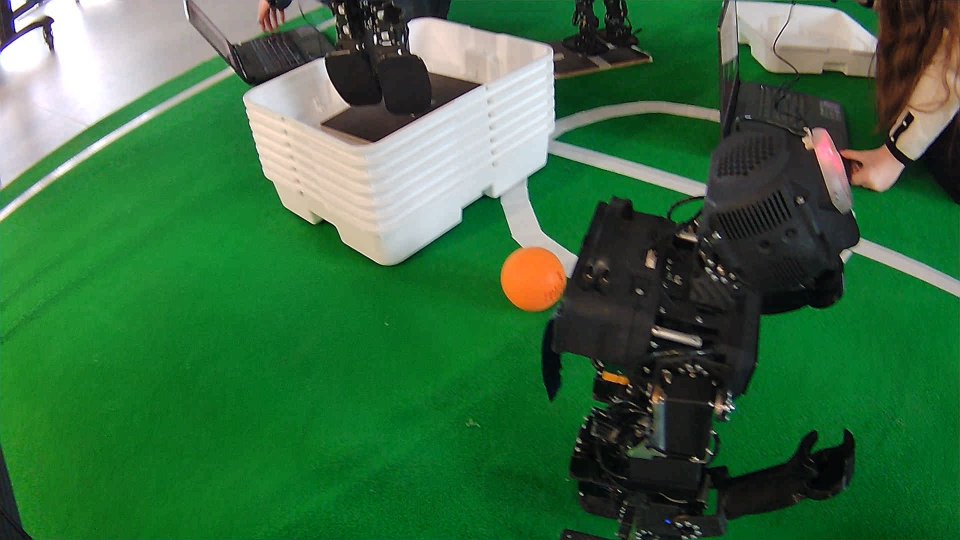
#> input picture Dataset/images/0dad010d-WIN_20241030_10_47_37_Pro.jpg, 1920 x 1080 px, given in place of the camera (shown at 1/2 size)
$ python 4_hsv.py   (older library calls are emulated)
#> lines starting #> are read from the running program, lines starting #| are printed output that depends on the picture; after the words box and inside, x2 and y2 are one past the last pixel; in counts of white or black regions, pixels touching at a corner belong together
# h - hue (цвет)
# s - saturation (насыщенность)
# v - value (яркость)
# l - low (нижняя граница)
# h - high (верхняя граница)
# пример: lh - нижняя граница цвета

import numpy as np
import cv2

cv2.namedWindow("mask")

(lh, ls, lv) = (0, 0, 80)
(hh, hs, hv) = (255, 255, 255)
def nothing(x):
    pass


cv2.createTrackbar("lh", "mask", lh, 255, nothing)
cv2.createTrackbar("ls", "mask", ls, 255, nothing)
cv2.createTrackbar("lv", "mask", lv, 255, nothing)
cv2.createTrackbar("hh", "mask", hh, 255, nothing)
cv2.createTrackbar("hs", "mask", hs, 255, nothing)
cv2.createTrackbar("hv", "mask", hv, 255, nothing)

cam = cv2.VideoCapture(0)

while (True):
    success, frame = cam.read()
#> frame is the input picture: shape (1080, 1920, 3); mean B, G, R 65.6, 109.6, 57

    # [6 lines of commented-out code are left out]

    hsv = cv2.cvtColor(frame, cv2.COLOR_BGR2HSV)
#> hsv: shape (1080, 1920, 3); mean H, S, V 65.9, 147.6, 113.8

    lh = cv2.getTrackbarPos("lh", "mask")
    ls = cv2.getTrackbarPos("ls", "mask")
    lv = cv2.getTrackbarPos("lv", "mask")
    hh = cv2.getTrackbarPos("hh", "mask")
    hs = cv2.getTrackbarPos("hs", "mask")
    hv = cv2.getTrackbarPos("hv", "mask")

    print((lh, ls, lv), (hh, hs, hv))

    mask = cv2.inRange(hsv, (lh, ls, lv), (hh, hs, hv))
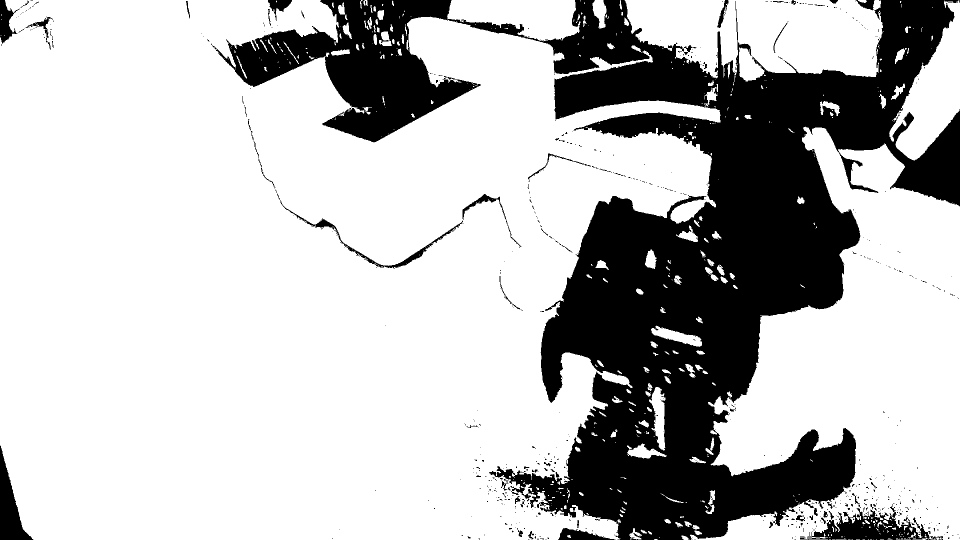
#> mask: shape (1080, 1920) (shown at 1/2 size); 74.2% white; 677 black regions (601 under 20 px), largest, box (x1, y1, x2, y2) and area: (432, 0, 1920, 1080) 508759, (1600, 1016, 1869, 1080) 7567, (0, 891, 67, 1080) 5180

    cv2.imshow("mask", mask)

    connectivity = 4
    # Perform the operation
    output = cv2.connectedComponentsWithStats(mask, connectivity, cv2.CV_32S)

    # Get the results
    # The first cell is the number of labels
    num_labels = output[0]
#> num_labels = 514
    # The second cell is the label matrix
    labels = output[1]
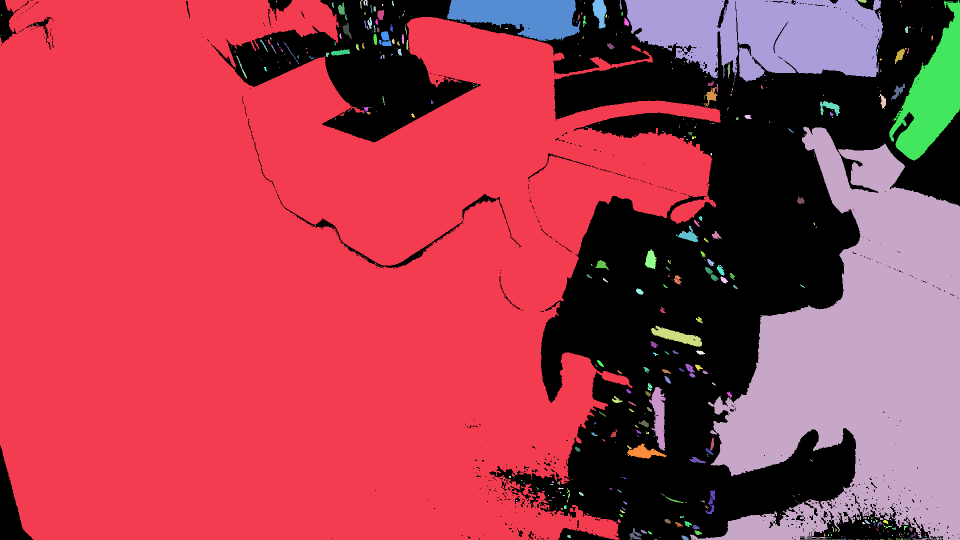
#> labels: shape (1080, 1920) int32 (shown at 1/2 size); 514 distinct labels, from 0 to 513; one colour per label, 0 black
    # The third cell is the stat matrix
    stats = output[2]
#> stats = 514 rows, first 6: [0, 0, 1920, 1080, 535723], [0, 0, 1441, 1080, 1180086], [552, 1, 2, 4, 6], [720, 0, 5, 17, 39], [727, 0, 9, 12, 67], [784, 1, 4, 11, 28]

    filtered = np.zeros_like(mask)

    for i in range(1, num_labels):
        a = stats[i, cv2.CC_STAT_AREA]
        t = stats[i, cv2.CC_STAT_TOP]
        l = stats[i, cv2.CC_STAT_LEFT]
        w = stats[i, cv2.CC_STAT_WIDTH]
        h = stats[i, cv2.CC_STAT_HEIGHT]

        # print(a)

        if (a >= 500):
            filtered[np.where(labels == i)] = 255
            # print(a)

            cv2.putText(frame, str(a), (l, t), cv2.FONT_HERSHEY_SIMPLEX, 1, (255, 0, 0), 2, cv2.LINE_AA)
            cv2.rectangle(frame, (l, t), (l + w, t + h), (0, 255, 0), 2)
#> this loop made 513 passes
#> (a, t, l, w, h) on passes 1 to 3: (1180086, 0, 0, 1441, 1080), (6, 1, 552, 2, 4), (39, 0, 720, 5, 17)
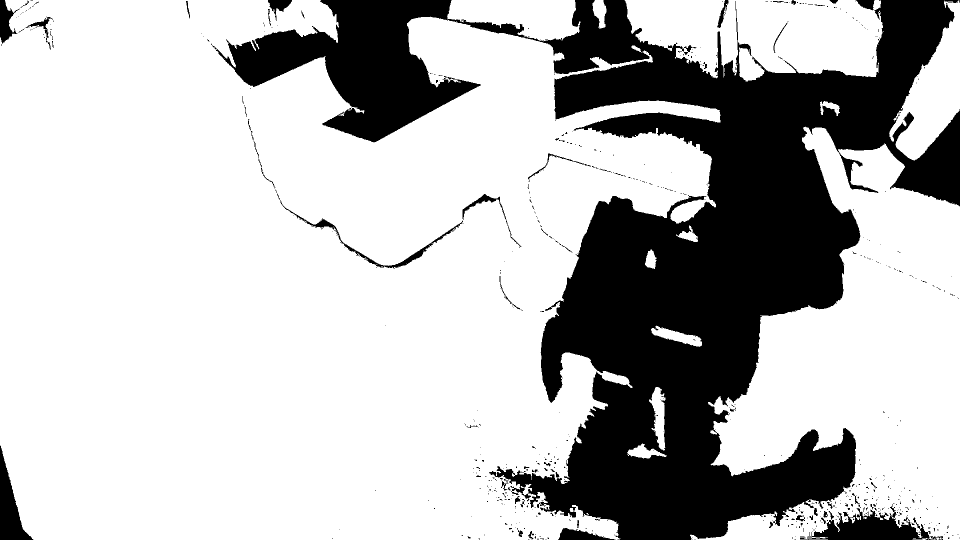
#> filtered: shape (1080, 1920) (shown at 1/2 size); 73.5% white; 656 black regions (580 under 20 px), largest, box (x1, y1, x2, y2) and area: (432, 0, 1920, 1080) 522202, (1600, 1016, 1869, 1080) 8299, (0, 891, 67, 1080) 5180
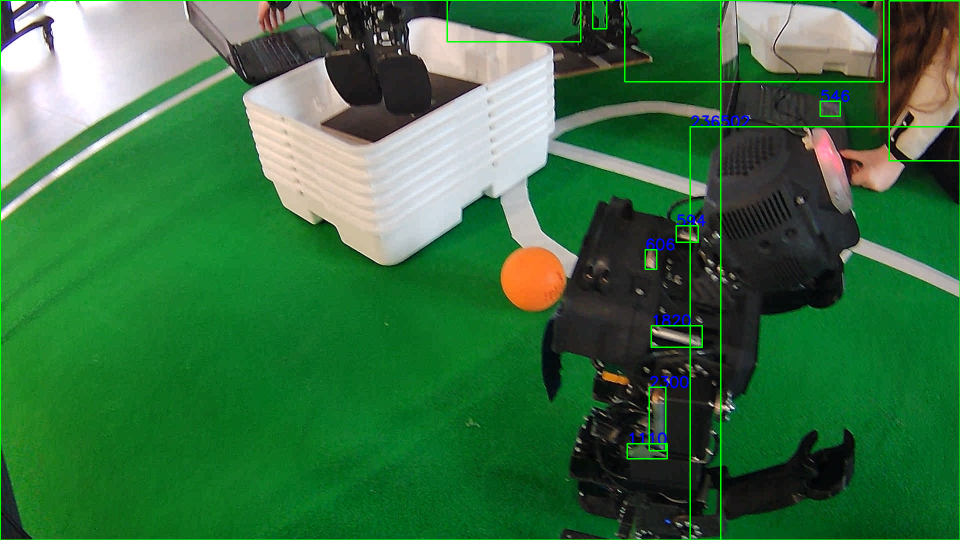
#> frame: shape (1080, 1920, 3) (shown at 1/2 size); 1.53% of pixels changed, all inside (x1, y1, x2, y2) = (0, 0, 1920, 1080)

    # print("=====================")
    # break

    cv2.imshow("frame", frame)
    # cv2.imshow("hsv", hsv[:, :, 0])
    cv2.imshow("filtered", filtered)

    key = cv2.waitKey(280) & 0xFF
#> (key Esc is pressed here)

    if (key == ord(' ')):
        break

cam.release()
cv2.destroyAllWindows()
cv2.waitKey(10)

$ run again, on Dataset/images/1ef44269-WIN_20241030_10_48_18_Pro.jpg
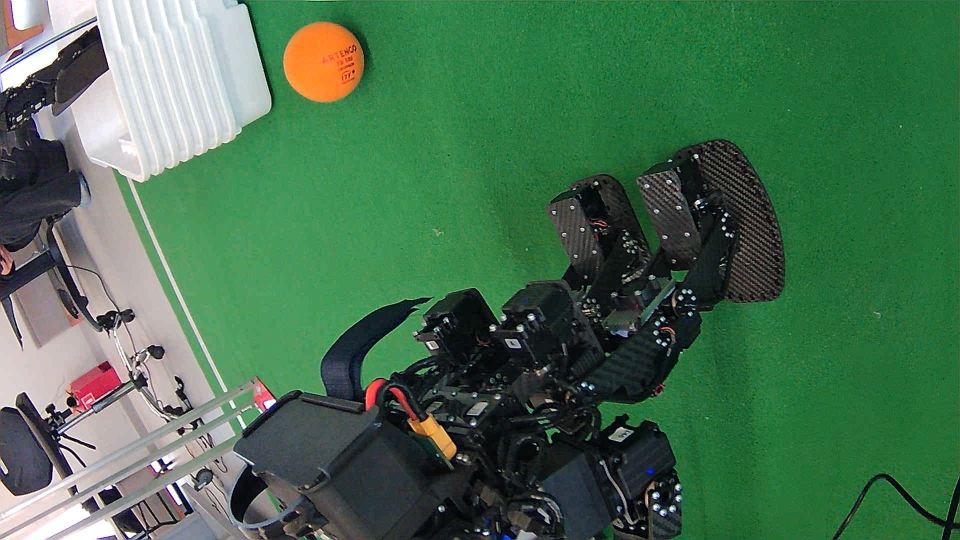
#> input picture Dataset/images/1ef44269-WIN_20241030_10_48_18_Pro.jpg, 1920 x 1080 px, given in place of the camera (shown at 1/2 size)
#> frame is the input picture: shape (1080, 1920, 3); mean B, G, R 81.2, 111.4, 71.9
#> hsv: shape (1080, 1920, 3); mean H, S, V 75.4, 114, 116.1
#> `mask = cv2.inRange(hsv, (lh, ls, lv), (hh, hs, hv))`:
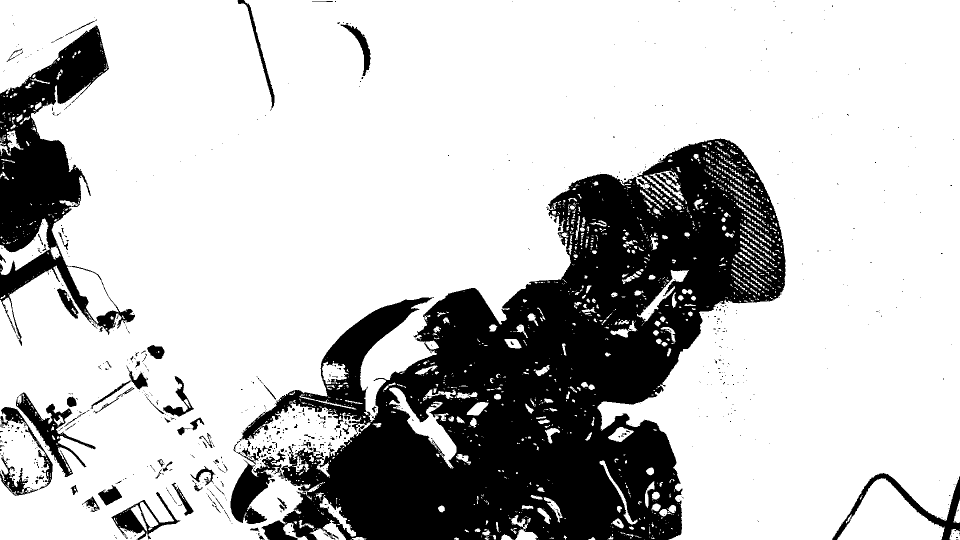
#> mask: shape (1080, 1920) (shown at 1/2 size); 75.9% white; 809 black regions (706 under 20 px), largest, box (x1, y1, x2, y2) and area: (483, 277, 1571, 1080) 402349, (0, 51, 270, 692) 55880, (461, 888, 572, 1048) 6765
#> num_labels = 1425
#> labels: shape (1080, 1920) int32; 1425 distinct labels, from 0 to 1424
#> stats = 1425 rows, first 6: [0, 0, 1920, 1080, 499600], [0, 0, 1920, 1080, 1503538], [191, 55, 1, 1, 1], [193, 59, 2, 1, 2], [195, 64, 2, 6, 8], [170, 67, 1, 1, 1]
#> the loop `for i in range(1, num_labels):` made 1424 passes
#> (a, t, l, w, h) on passes 1 to 3: (1503538, 0, 0, 1920, 1080), (1, 55, 191, 1, 1), (2, 59, 193, 2, 1)
#> after the loop `for i in range(1, num_labels):`:
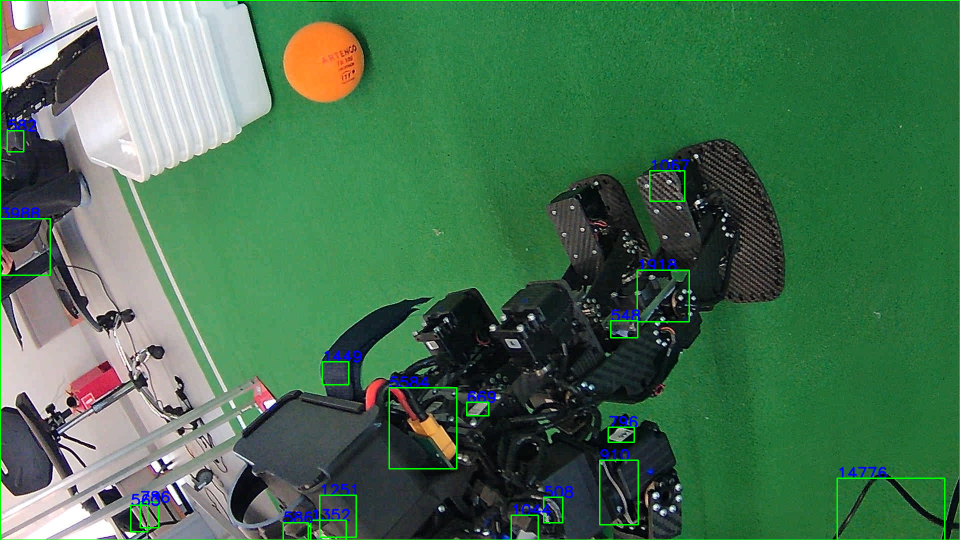
#> frame: shape (1080, 1920, 3) (shown at 1/2 size); 1.78% of pixels changed, all inside (x1, y1, x2, y2) = (0, 0, 1920, 1080)

$ run again, on Dataset/images/387ac387-WIN_20241030_10_47_14_Pro.jpg
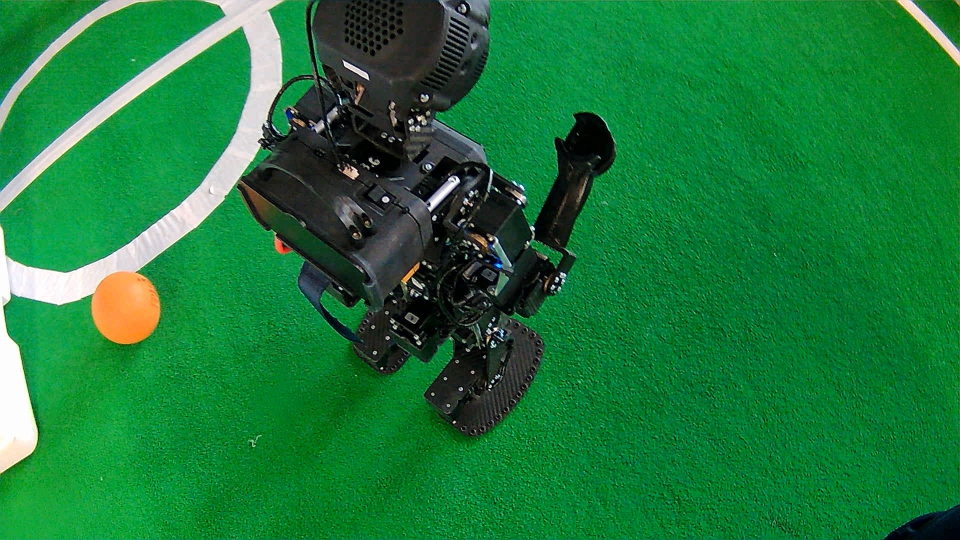
#> input picture Dataset/images/387ac387-WIN_20241030_10_47_14_Pro.jpg, 1920 x 1080 px, given in place of the camera (shown at 1/2 size)
#> frame is the input picture: shape (1080, 1920, 3); mean B, G, R 58.3, 121.3, 26.7
#> hsv: shape (1080, 1920, 3); mean H, S, V 70.4, 201.9, 122.9
#> `mask = cv2.inRange(hsv, (lh, ls, lv), (hh, hs, hv))`:
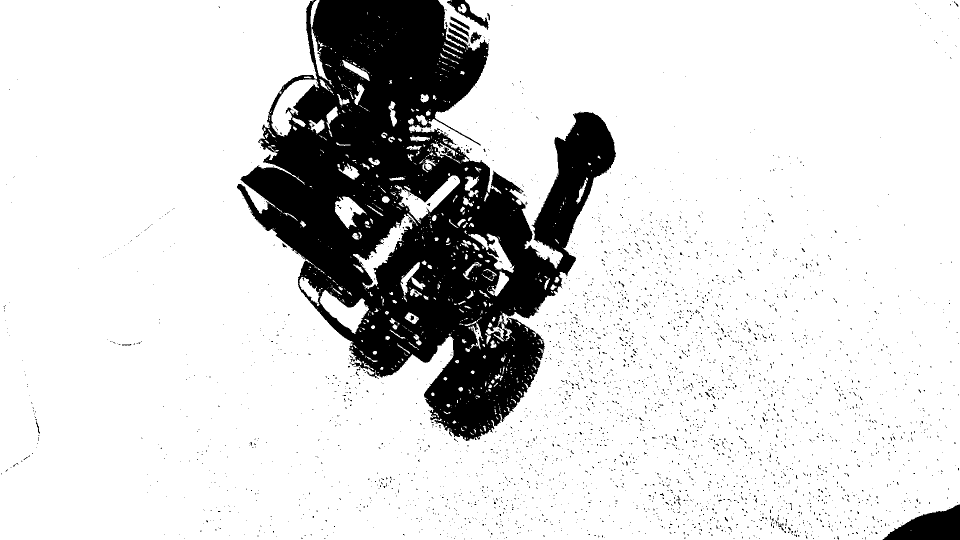
#> mask: shape (1080, 1920) (shown at 1/2 size); 84.3% white; 3282 black regions (3241 under 20 px), largest, box (x1, y1, x2, y2) and area: (474, 0, 1232, 882) 303501, (1765, 1009, 1920, 1080) 6675, (894, 0, 977, 60) 1292
#> num_labels = 818
#> labels: shape (1080, 1920) int32; 818 distinct labels, from 0 to 817
#> stats = 818 rows, first 6: [2, 0, 1918, 1080, 325272], [0, 0, 1920, 1080, 1709387], [621, 0, 43, 169, 1309], [903, 8, 1, 1, 1], [916, 8, 17, 18, 197], [735, 24, 1, 5, 5]
#> the loop `for i in range(1, num_labels):` made 817 passes
#> (a, t, l, w, h) on passes 1 to 3: (1709387, 0, 0, 1920, 1080), (1309, 0, 621, 43, 169), (1, 8, 903, 1, 1)
#> after the loop `for i in range(1, num_labels):`:
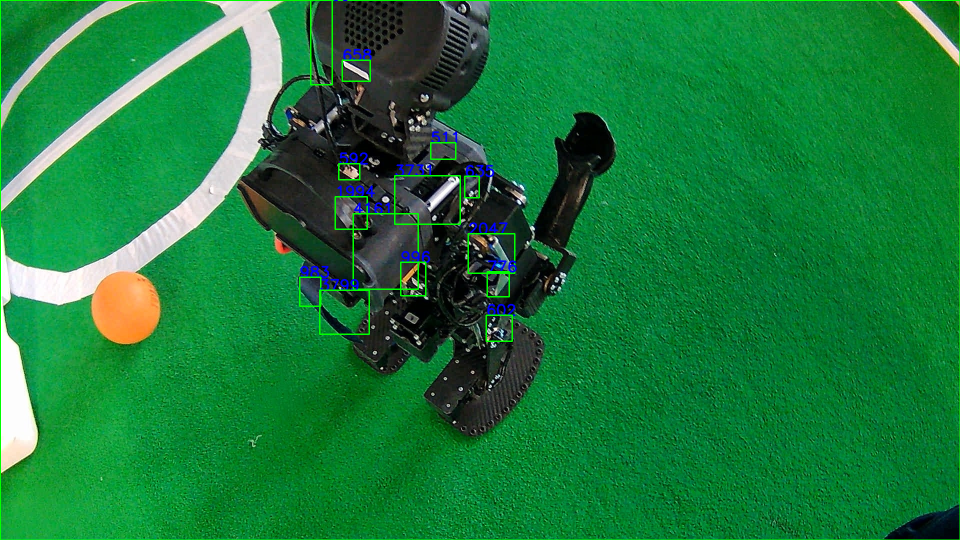
#> frame: shape (1080, 1920, 3) (shown at 1/2 size); 1.45% of pixels changed, all inside (x1, y1, x2, y2) = (0, 0, 1920, 1080)

$ run again, on Dataset/images/3a3b209b-WIN_20241030_10_48_15_Pro.jpg
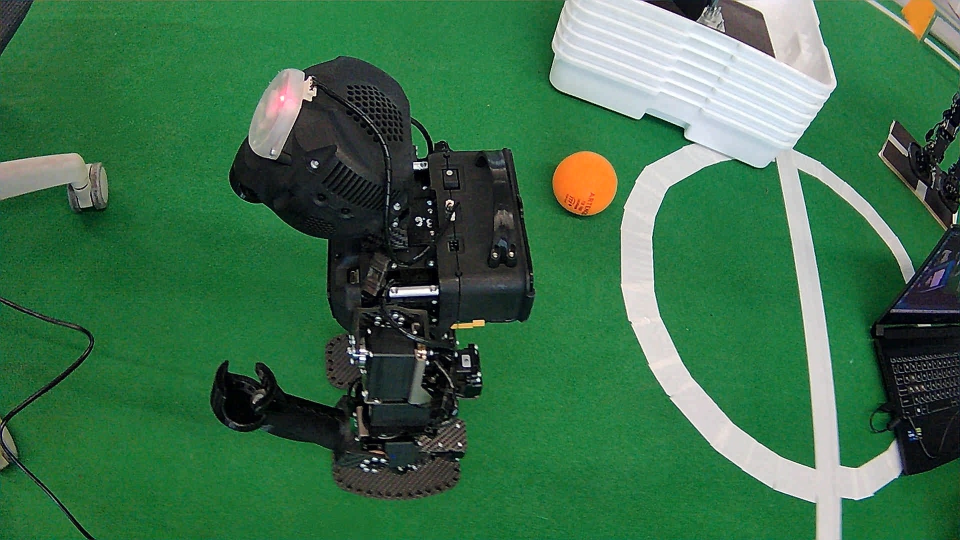
#> input picture Dataset/images/3a3b209b-WIN_20241030_10_48_15_Pro.jpg, 1920 x 1080 px, given in place of the camera (shown at 1/2 size)
#> frame is the input picture: shape (1080, 1920, 3); mean B, G, R 74.3, 111, 59.7
#> hsv: shape (1080, 1920, 3); mean H, S, V 71.5, 135.7, 113.4
#> `mask = cv2.inRange(hsv, (lh, ls, lv), (hh, hs, hv))`:
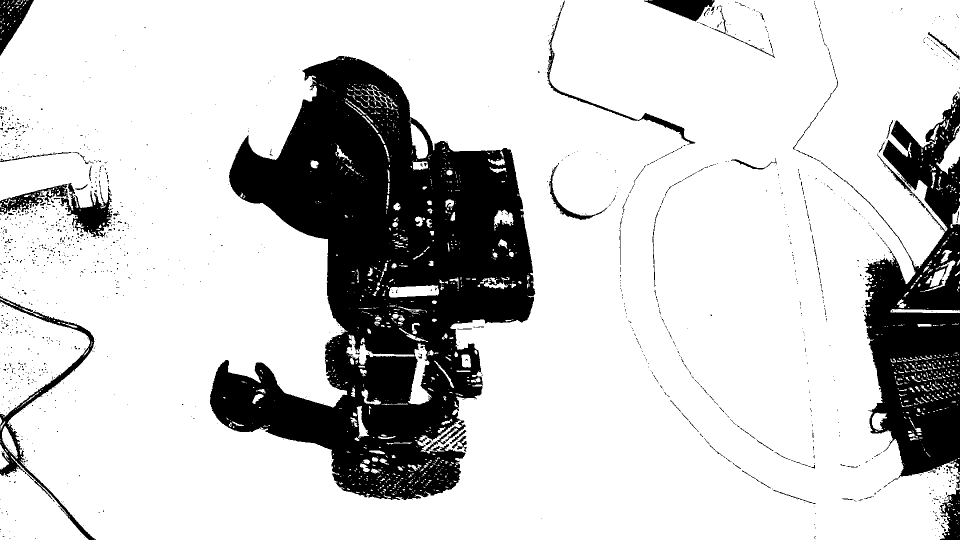
#> mask: shape (1080, 1920) (shown at 1/2 size); 80.2% white; 1391 black regions (1298 under 20 px), largest, box (x1, y1, x2, y2) and area: (420, 112, 1071, 1000) 288820, (1665, 186, 1920, 957) 83272, (0, 592, 192, 1080) 7942
#> num_labels = 1328
#> labels: shape (1080, 1920) int32; 1328 distinct labels, from 0 to 1327
#> stats = 1328 rows, first 6: [0, 0, 1920, 1080, 410457], [8, 1, 1, 1, 1], [25, 1, 4, 2, 6], [34, 1, 7, 3, 14], [38, 1, 9, 9, 20], [48, 0, 2, 2, 3]
#> the loop `for i in range(1, num_labels):` made 1327 passes
#> (a, t, l, w, h) on passes 1 to 3: (1, 1, 8, 1, 1), (6, 1, 25, 4, 2), (14, 1, 34, 7, 3)
#> after the loop `for i in range(1, num_labels):`:
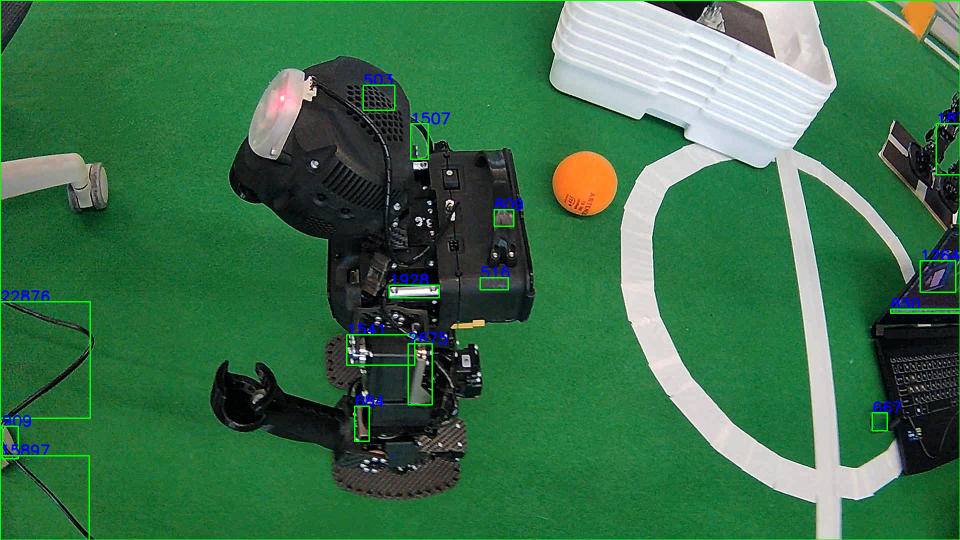
#> frame: shape (1080, 1920, 3) (shown at 1/2 size); 1.57% of pixels changed, all inside (x1, y1, x2, y2) = (0, 0, 1920, 1080)
